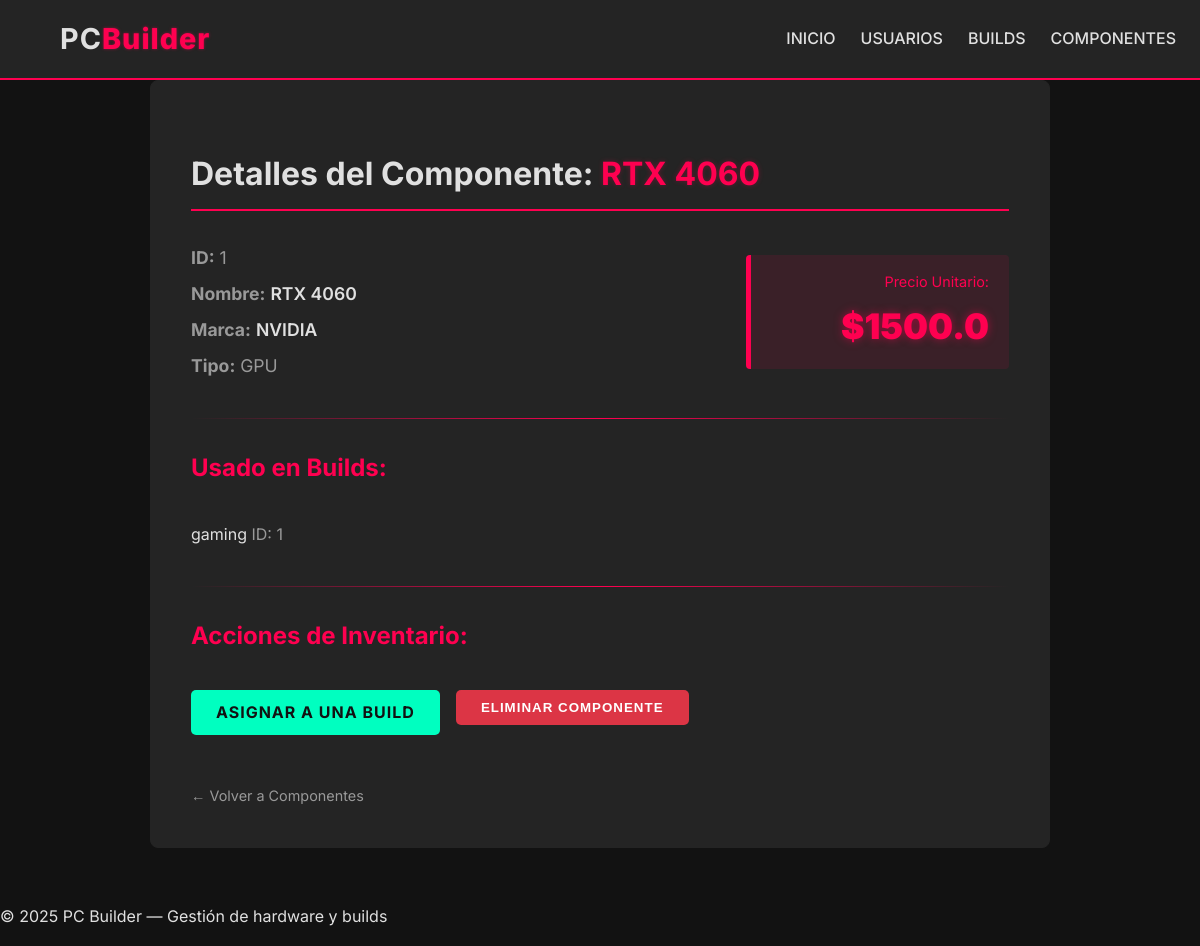
Screenshot of /components/1 with the database file from the repository.
### models.py (models this page shows)
class Component(SQLModel, table=True):
    id: Optional[int] = Field(default=None, primary_key=True)
    name: str
    kind: str
    brand: str
    price: float
    builds: List[Build] = Relationship(
        back_populates="components", link_model=BuildComponentLink
    )
    categories: List["Category"] = Relationship(
        back_populates="components", link_model=ComponentCategoryLink
    )

class Build(SQLModel, table=True):
    id: Optional[int] = Field(default=None, primary_key=True)
    name: str
    user_id: Optional[int] = Field(default=None, foreign_key="user.id")
    user: Optional[User] = Relationship(back_populates="builds")
    components: List["Component"] = Relationship(
        back_populates="builds", link_model=BuildComponentLink
    )
    configuration: Optional["Configuration"] = Relationship(
        back_populates="build", sa_relationship_kwargs={"uselist": False}
    )

### router/component_router.py (the view)
@component_router.get("/{component_id}")
def component_detail(component_id: int, request: Request, db: Session = Depends(get_session)):
    component = db.query(Component).filter(Component.id == component_id).first()
    if not component:
        raise HTTPException(status_code=404, detail="Componente no encontrado")
    return templates.TemplateResponse(
        "components/component_detail.html",
        {"request": request, "component": component}
    )

### templates/components/component_detail.html (shortened to what this page needs)
{% extends "base.html" %}
{% block content %}
<div class="detail-container">
    <div class="card detail-card">
        <div class="page-header-detail">
            <h2>Detalles del Componente: <span class="accent-text">{{ component.name }}</span></h2>
        </div>
        <div class="details-grid">
            <div class="detail-group">
                <p><strong>ID:</strong> {{ component.id }}</p>
                <p><strong>Nombre:</strong> <span class="data-value">{{ component.name }}</span></p>
                <p><strong>Marca:</strong> <span class="data-value">{{ component.brand }}</span></p>
                <p><strong>Tipo:</strong> <span class="badge {{ component.kind | lower }}">{{ component.kind }}</span>
                </p>
            </div>
            <div class="detail-group price-box">
                <p class="price-label">Precio Unitario:</p>
                <p class="price-detail"><span>${{ component.price }}</span></p>
            </div>
        </div>
        <hr class="divider">
        <div class="assigned-builds-section">
            <h3 class="list-title">Usado en Builds:</h3>
            {% if component.builds %}
            <ul class="clean-list build-list-compact">
                {% for build in component.builds %}
                <li>
                    <a href="/builds/{{ build.id }}" class="build-link">{{ build.name }}</a>
                    <span class="text-muted">ID: {{ build.id }}</span>
                </li>
                {% endfor %}
            </ul>
            {% else %}
            <p class="text-muted no-data-message"><em>No está asignado a ninguna Build.</em></p>
            {% endif %}
        </div>
        <hr class="divider">
        <h3 class="list-title">Acciones de Inventario:</h3>
        <div class="actions-group-buttons">
            <a href="/components/{{ component.id }}/assign" class="btn-success">
                Asignar a una Build
            </a>
            <form action="/components/{{ component.id }}/delete" method="post" style="display:inline;">
                <button type="submit" class="btn-danger"
                    onclick="return confirm('¿Seguro que quieres eliminar este componente?')">
                    Eliminar Componente
                </button>
            </form>
        </div>
        <div class="back-link">
            <a href="/components" class="btn-link">← Volver a Componentes</a>
        </div>
    </div>
</div>
{% endblock %}

### static/css/styles.css (style rules this page uses)
:root { --color-bg: #121212; --color-bg-light: #242424; --color-text: #E0E0E0; --color-accent: #FF0050; --color-shadow: rgba(255, 0, 80, 0.5); --color-success: #00FFC0; --color-danger: #dc3545; --color-text-muted: #999; }
.dark-theme { background-color: var(--color-bg); color: var(--color-text); font-family: 'Inter', sans-serif; line-height: 1.6; margin: 0; padding: 0; min-height: 100vh; }
a { color: var(--color-text); text-decoration: none; transition: color 0.3s ease, text-shadow 0.3s ease; }
.btn-primary, .btn-secondary, .btn-success, .btn-danger { display: inline-block; padding: 10px 25px; font-weight: 700; border-radius: 5px; text-transform: uppercase; letter-spacing: 1px; border: none; cursor: pointer; transition: all 0.3s ease; }
.btn-success { background-color: var(--color-success); color: var(--color-bg); }
.btn-danger { background-color: var(--color-danger); color: white; }
.card { background-color: var(--color-bg-light); padding: 25px; border-radius: 8px; border: 1px solid var(--color-bg-light); transition: transform 0.3s ease, box-shadow 0.3s ease, border-color 0.3s ease; }
.card h3 { color: var(--color-accent); font-size: 1.5rem; padding-bottom: 10px; margin-top: 0; }
.detail-container { max-width: 900px; margin: 0 auto; }
.detail-card { padding: 2.5rem; border: 1px solid var(--color-bg-light); }
.page-header-detail h2 { color: var(--color-text); font-size: 2rem; padding-bottom: 10px; border-bottom: 2px solid var(--color-accent); margin-bottom: 25px; }
.accent-text { color: var(--color-accent); text-shadow: 0 0 5px rgba(255, 0, 80, 0.3); }
.details-grid { display: grid; grid-template-columns: 2fr 1fr; gap: 30px; align-items: center; }
.data-value { color: var(--color-text); font-weight: 600; }
.detail-group p { margin: 8px 0; font-size: 1.1rem; color: var(--color-text-muted); }
.price-box { background-color: rgba(255, 0, 80, 0.1); border-left: 5px solid var(--color-accent); padding: 15px 20px; border-radius: 4px; text-align: right; }
.price-label { margin: 0 !important; font-size: 0.9rem !important; color: var(--color-accent) !important; }
.price-detail { font-size: 2.2rem !important; font-weight: 900; margin: 5px 0 0 0 !important; }
.price-detail span { color: var(--color-accent); text-shadow: 0 0 8px var(--color-shadow); }
.divider { border: none; height: 1px; background: linear-gradient(90deg, transparent, var(--color-accent), transparent); margin: 30px 0; }
.list-title { color: var(--color-accent); font-size: 1.5rem; margin-top: 1.5rem; margin-bottom: 1rem; }
.clean-list { list-style: none; padding: 0; }
.clean-list li { padding: 8px 0; border-bottom: 1px solid var(--color-bg-light); font-size: 1rem; }
.actions-group-buttons { display: flex; gap: 1rem; margin-top: 1.5rem; }
.back-link { margin-top: 2rem; padding-top: 1rem; border-top: 1px solid var(--color-bg-light); font-size: 0.9rem; }
.btn-link { color: var(--color-text-muted); transition: color 0.2s; }
.text-muted { color: var(--color-text-muted); }

### rows the page displays
Component: name "RTX 4060", id "1", brand "NVIDIA", kind "GPU", price "1500.0"
Build: name "gaming", id "1"
